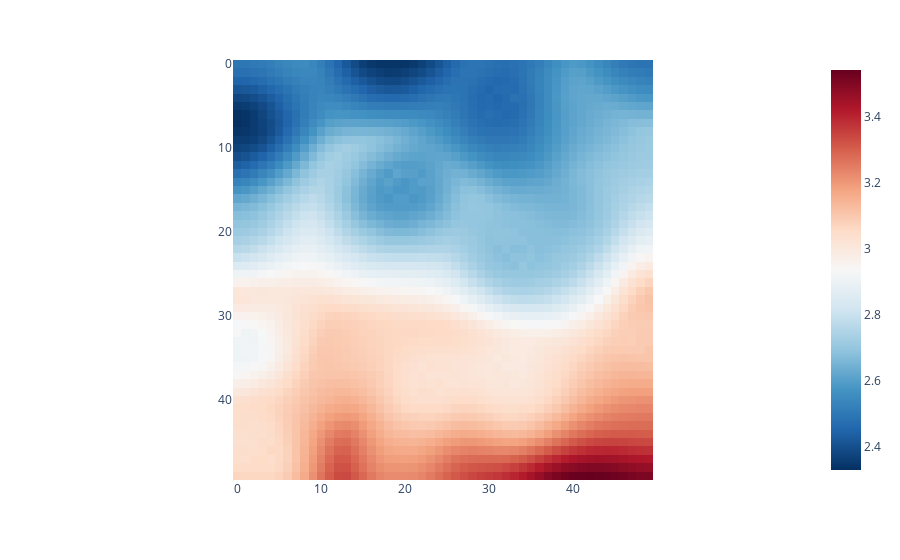

Notebook code cell kept with this figure:
### Code cell
fig = px.imshow(dem,color_continuous_scale='RdBu_r')
fig.show()

### Figure 1 — Plotly figure (JSON) as saved in the notebook; plotly's stock layout.template omitted (floating-point values rounded to 4 significant figures; data arrays with more than 128 entries replaced by an {"elided": "..."} marker saying what was removed)
{"data": [{"coloraxis": "coloraxis", "hovertemplate": "x: %{x}<br>y: %{y}<br>color: %{z}<extra></extra>", "name": "0", "type": "heatmap", "xaxis": "x", "yaxis": "y", "z": {"elided": "50x50 float values"}}], "layout": {"coloraxis": {"colorscale": [[0, "rgb(5,48,97)"], [0.1, "rgb(33,102,172)"], [0.2, "rgb(67,147,195)"], [0.3, "rgb(146,197,222)"], [0.4, "rgb(209,229,240)"], [0.5, "rgb(247,247,247)"], [0.6, "rgb(253,219,199)"], [0.7, "rgb(244,165,130)"], [0.8, "rgb(214,96,77)"], [0.9, "rgb(178,24,43)"], [1, "rgb(103,0,31)"]]}, "margin": {"t": 60}, "xaxis": {"anchor": "y", "constrain": "domain", "domain": [0, 1], "scaleanchor": "y"}, "yaxis": {"anchor": "x", "autorange": "reversed", "constrain": "domain", "domain": [0, 1]}}}
